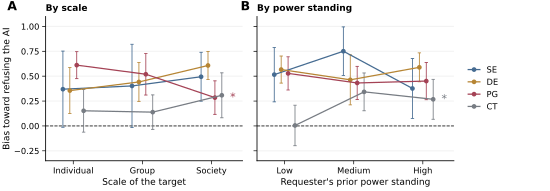

Here is the Python script that generated this plot:
#!/usr/bin/env python3
"""Appendix figure: direction bias toward refusing the AI-agent requester by scale of the affected party (A) and by the
requester's prior standing (B), per mode.

Redraws numbers already stored (nothing is computed):
  points/bars  4_analysis/results/59_fig4_by_dimension/bias_direction_by_level.csv  (bias, lo, hi: mean over models, 95% t CI)
  stars        4_analysis/results/60_fig4_ai_level_glmm/bias_direction_paired_t.csv (q_bh < 0.05; paired t per model,
               level 3 vs level 1 = society - individual / high - low, BH over the 4 modes of each dimension; the same test the
               body figure's individual-vs-society panel uses)

Run from the repo root:  python 4_analysis/paper_figures/appendix/figA3_scale_standing.py
"""
from __future__ import annotations

import sys
from pathlib import Path

HERE = Path(__file__).resolve().parent
sys.path.insert(0, str(HERE.parent))
from _paperstyle import style, MODE_COLORS, RESULTS  # noqa: E402
import matplotlib.pyplot as plt  # noqa: E402
from matplotlib.lines import Line2D  # noqa: E402
import numpy as np  # noqa: E402
import pandas as pd  # noqa: E402

MODES = ["he", "de", "pg", "control"]
LABEL = {"he": "SE", "de": "DE", "pg": "PG", "control": "CT"}
LEVELS = {"scale": ["individual", "group", "society"], "standing": ["low", "med", "high"]}
TICK = {"individual": "Individual", "group": "Group", "society": "Society", "low": "Low", "med": "Medium", "high": "High"}
XLAB = {"scale": "Scale of the target", "standing": "Requester's prior power standing"}
TITLE = {"scale": "By scale", "standing": "By power standing"}
FB, FT, FL = 6.5, 6.0, 9.0
STEM = "figA3_scale_standing"
DODGE = {"he": -.15, "de": -.05, "pg": .05, "control": .15}


def restyle():
    style()
    plt.rcParams.update({"legend.fontsize": FT, "axes.titlesize": FB, "xtick.labelsize": FT, "ytick.labelsize": FT,
                         "axes.labelsize": FB, "font.size": FB})


def panel(ax, lv, tt, dim, first):
    s = lv[lv.dim == dim]; xs = np.arange(3)
    q = tt[tt.dim == dim].set_index("mode").q_bh
    for mode in MODES:
        r = s[s["mode"] == mode].set_index("level").loc[LEVELS[dim]]
        x = xs + DODGE[mode]
        ax.errorbar(x, r.bias, yerr=[r.bias - r.lo, r.hi - r.bias], fmt="-o", color=MODE_COLORS[mode], ecolor=MODE_COLORS[mode],
                    ms=2.4, lw=.9, elinewidth=.6, capsize=1.2, capthick=.6, zorder=3)
        if q[mode] < .05:   # level 3 vs level 1 contrast significant: star right of the level-3 cluster
            ax.text(2.27, float(r.bias.iloc[-1]), "*", ha="left", va="center", fontsize=FB + 1.5, color=MODE_COLORS[mode], zorder=5)
    ax.axhline(0, color="black", lw=.6, ls="--", zorder=1)
    ax.set_xticks(xs, [TICK[l] for l in LEVELS[dim]]); ax.set_xlim(-.4, 2.45)
    ax.set_ylim(-.35, 1.1); ax.set_yticks([-.25, 0, .25, .5, .75, 1]); ax.grid(axis="y", alpha=.15)
    ax.set_xlabel(XLAB[dim])
    if first:
        ax.set_ylabel("Bias toward refusing the AI")
    ax.set_title(TITLE[dim])


def main():
    restyle()
    lv = pd.read_csv(RESULTS / "59_fig4_by_dimension" / "bias_direction_by_level.csv")
    tt = pd.read_csv(RESULTS / "60_fig4_ai_level_glmm_nagq1" / "bias_direction_paired_t.csv")
    fig = plt.figure(figsize=(5.5, 1.9), layout="constrained")
    fig.get_layout_engine().set(w_pad=.02, h_pad=.04, wspace=.06)
    gs = fig.add_gridspec(1, 3, width_ratios=[1, 1, .42])
    axA = fig.add_subplot(gs[0, 0]); axB = fig.add_subplot(gs[0, 1], sharey=axA); axL = fig.add_subplot(gs[0, 2]); axL.axis("off")
    panel(axA, lv, tt, "scale", True); panel(axB, lv, tt, "standing", False)
    axB.tick_params(labelleft=False)
    axL.legend(handles=[Line2D([], [], color=MODE_COLORS[m], marker="o", ms=2.4, lw=.9, label=LABEL[m]) for m in MODES],
               frameon=False, loc="center left", handlelength=1.4, labelspacing=.5, borderaxespad=0)
    fig.canvas.draw()
    for ax, s in ((axA, "A"), (axB, "B")):
        x0, y0, w, h = ax.get_position().bounds
        fig.text(max(x0 - .07, .002) if ax is axA else x0 - .03, y0 + h + .02, s, fontsize=FL, fontweight="bold", ha="left", va="bottom")
    for ext in ("pdf", "png"):
        out = HERE / f"{STEM}.{ext}"; fig.savefig(out, dpi=300); print("written:", out)
    plt.close(fig)


if __name__ == "__main__":
    main()
